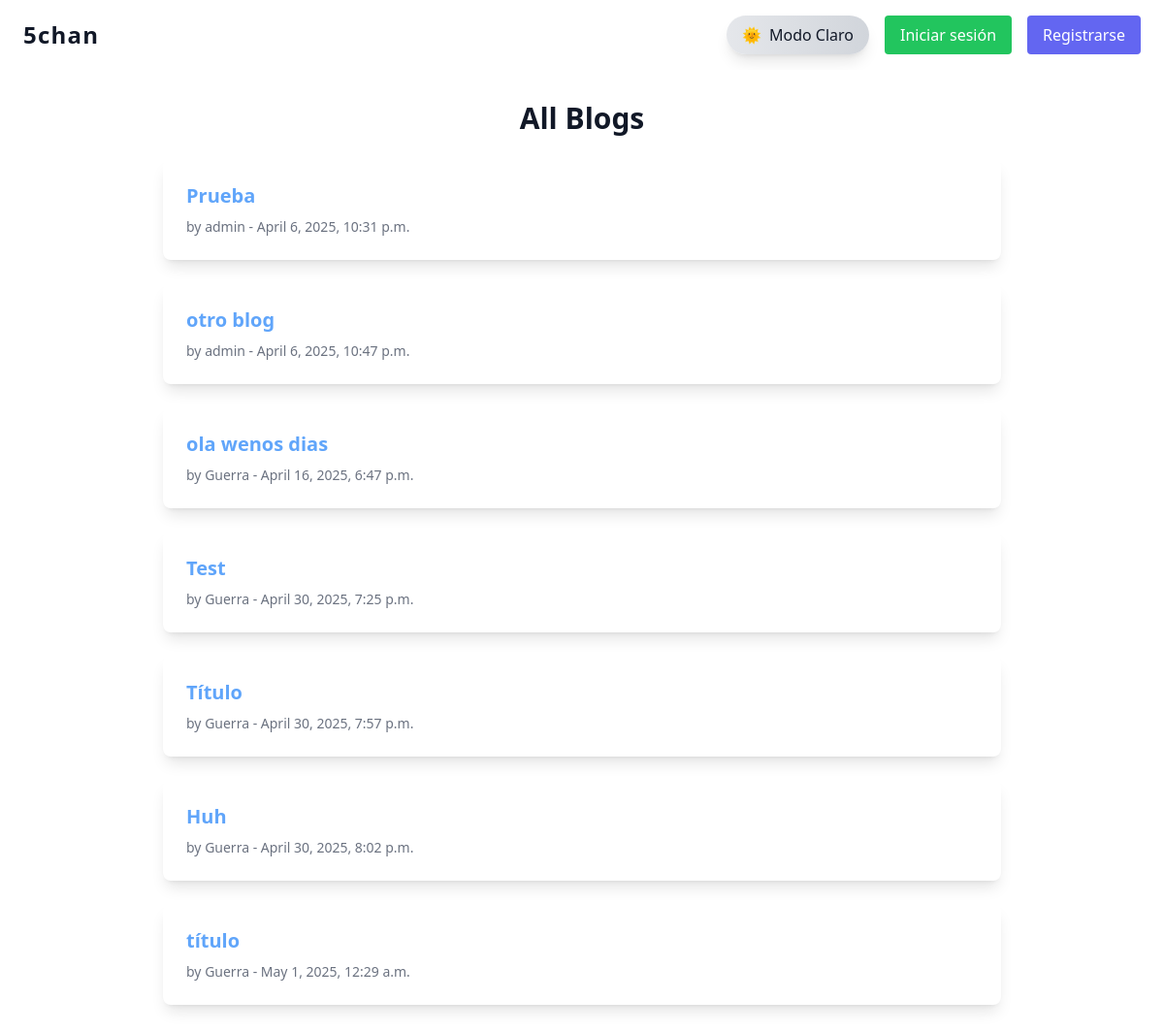
The page / on the database its author committed.
### blogapp/models.py (models this page shows, shortened)
class Blog(models.Model):
    title = models.CharField(max_length=200)
    content = RichTextField()
    author = models.ForeignKey(User, on_delete=models.CASCADE)
    created_at = models.DateTimeField(auto_now_add=True)

### blogapp/views.py (the view)
# urls.py: path('', BlogListView.as_view(), name='blog_list'),
class BlogListView(ListView):
    model = Blog
    template_name = 'blogapp/blog_list.html'

### blogapp/templates/blogapp/blog_list.html
{% extends 'base.html' %}
{% block content %}
  <h1 class="text-3xl font-bold mb-6 text-center text-gray-900 dark:text-white">All Blogs</h1>
  <div class="grid gap-6">
    {% for blog in object_list %}
      <div class="bg-white dark:bg-gray-800 rounded-lg shadow-lg p-6 hover:shadow-xl transition-all duration-700 ease-in-out dark:text-white text-gray-900 animate-fade-in">
        <h2 class="text-xl font-semibold mb-2">
          <a href="{% url 'blogapp:blog_detail' blog.pk %}" class="text-blue-400 hover:text-blue-300">{{ blog.title }}</a>
        </h2>
        <p class="text-sm text-gray-500 dark:text-gray-400">by {{ blog.author.username }} - {{ blog.created_at }}</p>
      </div>
    {% empty %}
      <p class="text-gray-500 dark:text-gray-400 text-center">No blogs have been posted yet.</p>
    {% endfor %}
  </div>
{% endblock %}

### blogapp/templates/blogapp/base.html (style rules this page uses)
html { background-color: white; transition: background-color 0.5s ease-in-out; }
html, body { height: 100%; scroll-behavior: smooth; transition: background-color 0.5s ease-in-out; }
.animate-fade-in { animation: fade-in 0.6s ease-out; will-change: opacity, transform; }

### rows shown on the page
Blog: title "Prueba", author.username "admin", created_at "April 6, 2025, 10:31 p.m."
Blog: title "otro blog", author.username "admin", created_at "April 6, 2025, 10:47 p.m."
Blog: title "ola wenos dias", author.username "Guerra", created_at "April 16, 2025, 6:47 p.m."
Blog: title "Test", author.username "Guerra", created_at "April 30, 2025, 7:25 p.m."
Blog: title "Título", author.username "Guerra", created_at "April 30, 2025, 7:57 p.m."
Blog: title "Huh", author.username "Guerra", created_at "April 30, 2025, 8:02 p.m."
Blog: title "título", author.username "Guerra", created_at "May 1, 2025, 12:29 a.m."
